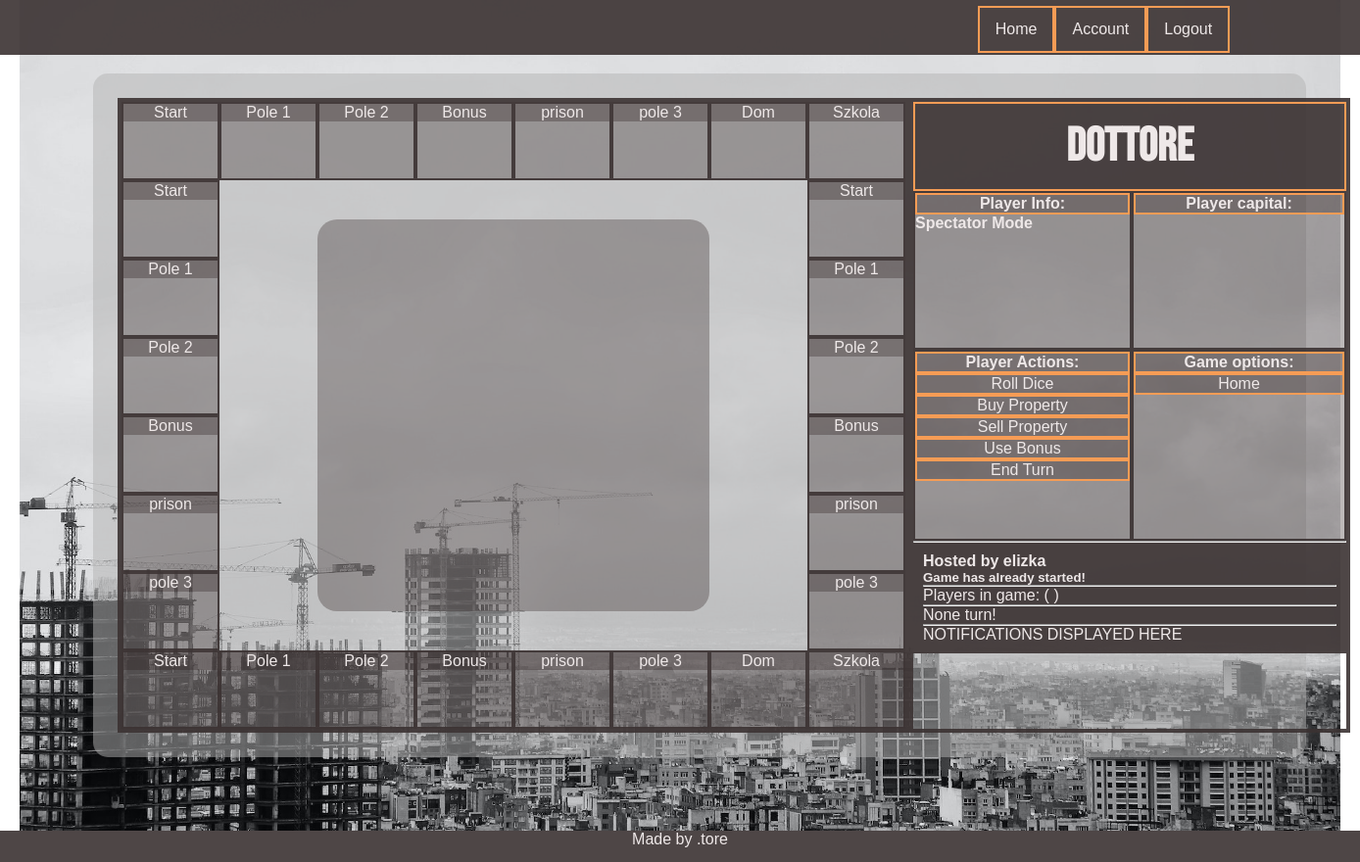
The app's page /game/3/ (signed in), older data.
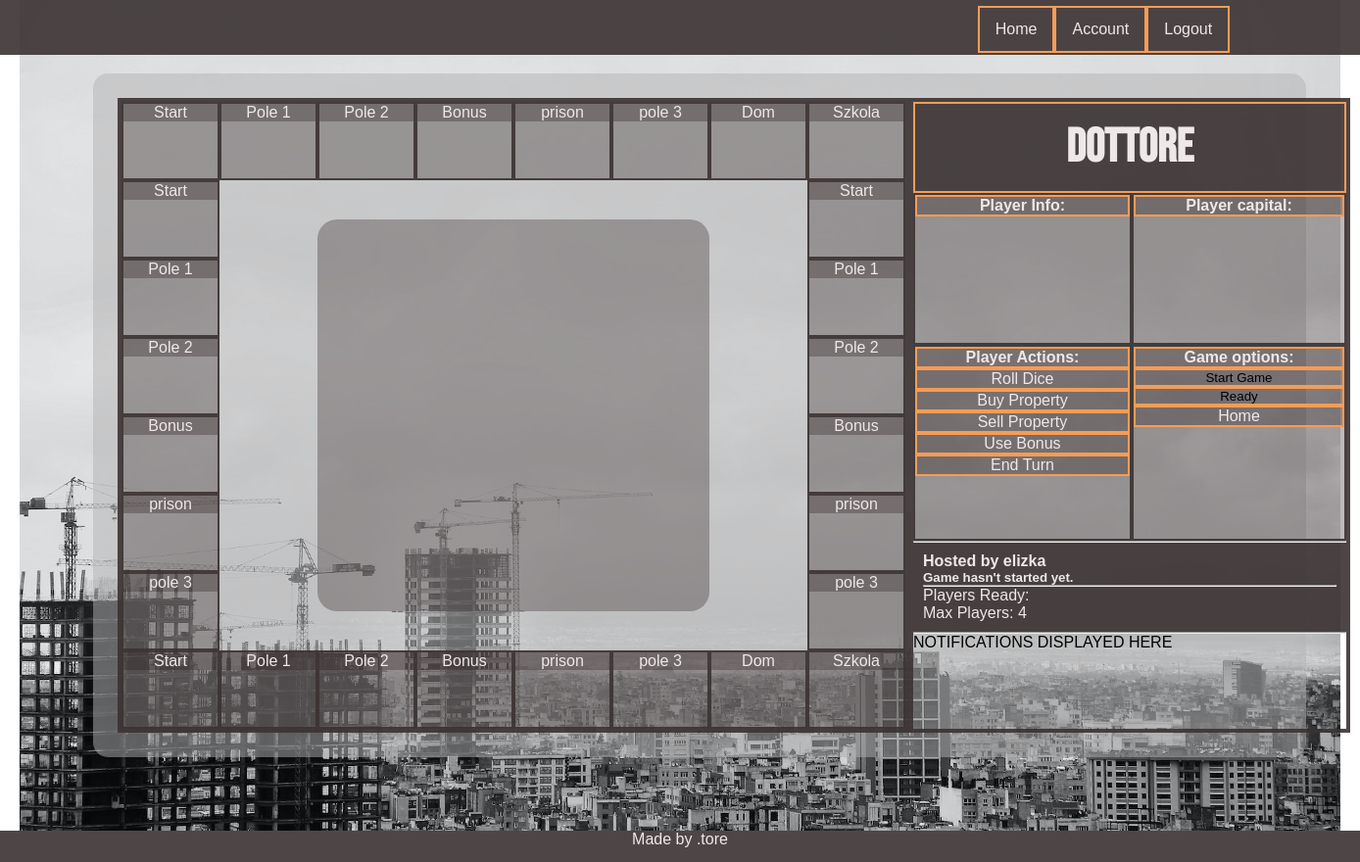
The same page, newer data.
### game/models.py (models this page shows, shortened)
class Game(models.Model):
    name = models.CharField(max_length=150)
    host = models.CharField(max_length=10)
    is_played = models.BooleanField(default=False)
    max_players = models.IntegerField(default=4)
    who_is_ready = models.ManyToManyField(Player, related_name="guys_ready", blank=True)
    who_is_playing = models.ManyToManyField(Player, related_name="guys_playing", blank=True)
    turn = models.IntegerField(default=1)
    turn_of_player = models.ForeignKey(Player, on_delete=models.CASCADE, related_name='czyja_tura', blank=True,
                                       null=True)
    @property
    def players_ready(self):
        return list(self.who_is_ready.all())
    @property
    def players_playing(self):
        return list(self.who_is_playing.all())

### game/views.py (the view)
# urls.py: path('<int:id>/', detail, name = 'detail'),
@login_required
def detail(request, id):
    game = Game.objects.get(pk=id)
    player = Player.objects.get(parent=request.user.username)
    boardSize = 8
    r1 = Field.objects.all()[:boardSize]
    r2 = Field.objects.filter()[:(boardSize-2)]
    r3 = Field.objects.filter()[:boardSize]
    r4 = Field.objects.filter()[:boardSize-2]
    args = {'game': game, 'players_ready': game.players_ready, 'players_playing':game.players_playing, 'player':player,
            'player_in_game':player in game.players_playing, 'r1':r1, 'r2':r2, 'r3':r3, 'r4':r4}
    return render(request, 'game/detail.html', args)

### player/models.py (called while the page is built)
    def __str__(self):
        return self.nick

### templates/game/detail.html (shortened to what the changed rows need)
{% extends 'base.html' %}
{% load static %}
{% block css %}
<link rel="stylesheet" href="{% static 'css/detail.css' %}">
{% endblock %}
{% block content %}
    <section class = "game_section game_section_sidebar">
        <div class="game_section_sidebar_top">
            <article class="sidebar_top__sidebar_header">
                <h2 class="playerName_header">{{player}}</h2>
            </article>
            <article class="sidebar_top__player_info __sidebar_item">
                <div class= '__sidebar_item_action'><h4>Player Info:</h4></div>
                    {% if  game.is_played %}
                    <h4>Spectator Mode</h4>
                    {% endif %}
            </article>
            <article class="sidebar_top__game_stats __sidebar_item">
            </article>
            <article class="sidebar_top__game_actions __sidebar_item">
            </article>
            <article class="sidebar_top__global_actions  __sidebar_item">
                <div class="__sidebar_menu_column">
                    {% if not game.is_played %}
                    <input type ="button" value="Start Game" class="__sidebar_item_action --start_btn">
                    <input type ="button" value="Ready" class="__sidebar_item_action --ready_btn">
                    {% endif %}
                    <div class='__sidebar_item_action'><a href ="{% url 'home'%}">Home</a></div>
                </div>
        </article>
        </div>
        <hr>
        <div class="game_section_sidebar_bottom">
            <h4>Hosted by {{game.host}}</h4>
            {% if game.is_played %}
            <h5 class = "notification-item">Game has already started!</h5>
                {% else %}
            <h5 class  = "notification-item">Game hasn't started yet.</h5>
                {% endif %}
            <hr>
                {% if game.is_played %}
            <p>Players in game: (
                )
            </p>
            <hr>
            <div class = '--menu'>
                {{game.turn_of_player}} turn!
                    {% else %}
                <p class = "players_ready_text">Players Ready:</p>
                Max Players: {{game.max_players}}
                    {% endif %}
            </div>
            <hr>
            <p class="notification-item">NOTIFICATIONS DISPLAYED HERE<p>
        </div>
    </section>
</div>
{% endblock %}

Row changes from the older to the newer data that the page shows:
changed Game "elizka": is_played True → False (drawn); max_players (not shown) → "4"; turn_of_player "None" → (not shown)
Text that changed along with them:
form field value: (not shown) → "Start Game"
form field value: (not shown) → "Ready"
text no longer shown: "Spectator Mode Game has already started! Players in game: ( ) turn!"
text now shown: "Game hasn't started yet. Players Ready: Max Players:"
